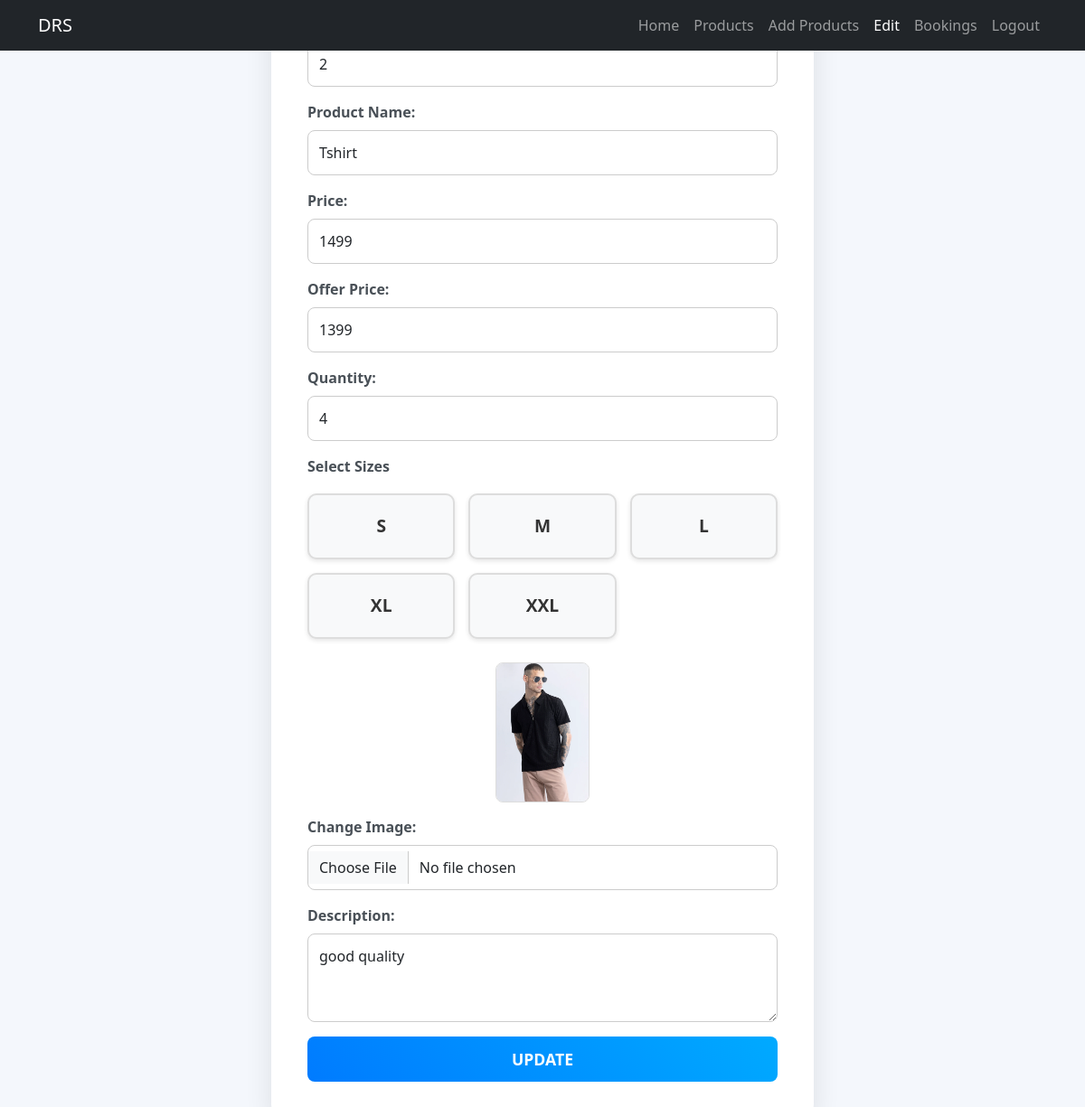
The app's page /products/edit_prod/6/ (signed in) with its own data.
### app/models.py (models this page shows, shortened)
class Product(models.Model):
    pro_id=models.TextField()
    name=models.TextField()
    price=models.IntegerField()
    ofr_price=models.IntegerField()
    img=models.FileField()
    dis=models.TextField()
    sizes = models.ManyToManyField(Size, related_name='Sizes')
    quantity = models.PositiveIntegerField(default=0)  # New field for stock quantity

class Size(models.Model):
    size = models.CharField(max_length=10)  # E.g., '6', '7', '8.5', '9', '10'

### app/views.py (the view)
# urls.py: path('products/edit_prod/<int:pid>/', views.edit_prod, name='edit_prod'),
def edit_prod(req,pid):
    if 'drs_shop' in req.session:
        if req.method=='POST':
            prd_id=req.POST['prd_id']
            prd_name=req.POST['prd_name']
            prd_price=req.POST['prd_price']
            ofr_price=req.POST['ofr_price']
            prd_dis=req.POST['prd_dis']
            img=req.FILES.get('img')
            sizes = req.POST.getlist('sizes')  # selected sizes
            quantity = req.POST['quantity']  # quantity
            product = get_object_or_404(Product, id=pid)
            product.pro_id = prd_id
            product.name = prd_name
            product.price = prd_price
            product.ofr_price = ofr_price
            product.dis = prd_dis
            product.quantity = quantity  # Update quantity
            if img:
                product.img = img
            product.sizes.clear()  # Clear existing sizes
            for size in sizes:
                size_obj, _ = Size.objects.get_or_create(size=size)
                product.sizes.add(size_obj)
            product.save()  # Save all changes
            return redirect(shp_home)
        else:
            all_sizes = Size.objects.all()  # Fetch all available sizes
            product = get_object_or_404(Product, pk=pid)  # Fetch the product to edit
            return render(req, 'shop/edit.html', {'product': product, 'all_sizes': all_sizes})
    else:
        return redirect(shp_login)

### templates/shop/edit.html (shortened to what this page needs)
<!DOCTYPE html>
<html lang="en">
<head>
    <link href="https://cdn.jsdelivr.net/npm/bootstrap@5.3.3/dist/css/bootstrap.min.css" rel="stylesheet">
</head>
<body>
    <nav class="navbar navbar-expand-lg navbar-dark bg-dark">
        <div class="container">
            <a class="navbar-brand" href="#">DRS</a>
            <div class="collapse navbar-collapse" id="navbarNav">
                <ul class="navbar-nav ms-auto">
                    <li class="nav-item"><a class="nav-link" href="/shp_home">Home</a></li>
                    <li class="nav-item"><a class="nav-link" href="/products">Products</a></li>
                    <li class="nav-item"><a class="nav-link" href="/add_prod">Add Products</a></li>
                    <li class="nav-item"><a class="nav-link active" href="#">Edit</a></li>
                    <li class="nav-item"><a class="nav-link" href="/bookings">Bookings</a></li>
                    <li class="nav-item"><a class="nav-link" href="/shp_logout">Logout</a></li>
                </ul>
            </div>
        </div>
    </nav>
    <div class="form-container">
        <div class="form-box">
            <form action="" method="post" enctype="multipart/form-data">
                <div class="mb-3">
                    <label for="prod_id" class="form-label">Product ID:</label>
                    <input type="text" class="form-control" placeholder="Enter Product ID" name="prd_id" value="{{product.pro_id}}">
                </div>
                <div class="mb-3">
                    <label for="prd_name" class="form-label">Product Name:</label>
                    <input type="text" class="form-control" placeholder="Enter Product Name" name="prd_name" value="{{product.name}}">
                </div>
                <div class="mb-3">
                    <label for="price" class="form-label">Price:</label>
                    <input type="number" class="form-control" placeholder="Enter Product Price" name="prd_price" value="{{product.price}}">
                </div>
                <div class="mb-3">
                    <label for="ofrprice" class="form-label">Offer Price:</label>
                    <input type="number" class="form-control" placeholder="Enter Offer Price" name="ofr_price" value="{{product.ofr_price}}">
                </div>
                <div class="mb-3">
                    <label for="quantity" class="form-label">Quantity:</label>
                    <input type="number" class="form-control" placeholder="Quantity" name="quantity" value="{{product.quantity}}" required>
                </div>
                <div class="mb-3">
                    <label for="sizes" class="form-label">Select Sizes</label>
                    <div class="size-options">
                        {% for size in all_sizes %}
                            <div class="size-option" id="size_{{ size.size }}">
                                <label for="checkbox_{{ size.size }}" class="size-label">{{ size.size }}</label>
                            </div>
                        {% endfor %}
                    </div>
                </div>
                <img src="{{product.img.url}}" alt="Product Image" class="img-preview">
                <div class="mb-3">
                    <label for="img" class="form-label">Change Image:</label>
                    <input type="file" class="form-control" name="img">
                </div>
                <div class="mb-3">
                    <label for="dis" class="form-label">Description:</label>
                    <textarea class="form-control" placeholder="Enter Product Details" name="prd_dis" rows="3">{{product.dis}}</textarea>
                </div>
                <button type="submit" class="btn btn-primary">UPDATE</button>
            </form>
        </div>
    </div>
</body>
</html>

### templates/shop/edit.html (style rules this page uses)
body { background-color: #f4f7fc; }
.form-container { display: flex; justify-content: center; align-items: center; height: 130vh; padding: 20px; }
.form-box { background-color: #ffffff; padding: 40px; border-radius: 15px; box-shadow: 0 10px 30px rgba(0, 0, 0, 0.1); width: 100%; max-width: 600px; transition: transform 0.3s ease, box-shadow 0.3s ease; }
.form-control { font-size: 1rem; padding: 12px; border-radius: 8px; border: 1px solid #ccc; transition: border-color 0.3s ease; }
.btn { width: 100%; padding: 12px; border-radius: 8px; font-weight: 600; font-size: 1.1rem; text-transform: uppercase; cursor: pointer; transition: background-color 0.3s ease, transform 0.3s ease; }
.btn-primary { background: linear-gradient(45deg, #007bff, #00aaff); border: none; color: white; }
.form-label { font-weight: 600; color: #495057; }
.mb-3 { margin-bottom: 20px; }
.size-options { display: grid; grid-template-columns: repeat(auto-fill, minmax(120px, 1fr)); gap: 15px; padding: 10px 0; }
.size-option { position: relative; display: flex; align-items: center; justify-content: center; background-color: #f8f9fa; border: 2px solid #ddd; border-radius: 10px; padding: 12px; cursor: pointer; transition: background-color 0.3s ease, transform 0.3s ease; box-shadow: 0 2px 5px rgba(0, 0, 0, 0.1); }
.size-label { font-size: 1.2rem; font-weight: 600; color: #333; text-align: center; padding: 8px 15px; display: inline-block; border-radius: 8px; transition: background-color 0.3s ease; }
.img-preview { display: block; margin: 15px auto; max-width: 20%; height: auto; border: 1px solid #ddd; border-radius: 8px; }

### records on screen
Product: prd_id "2", prd_name "Tshirt", prd_price "1499", ofr_price "1399", quantity "4", img (picture), prd_dis "good quality"
Size: size "S"
Size: size "M"
Size: size "L"
Size: size "XL"
Size: size "XXL"
